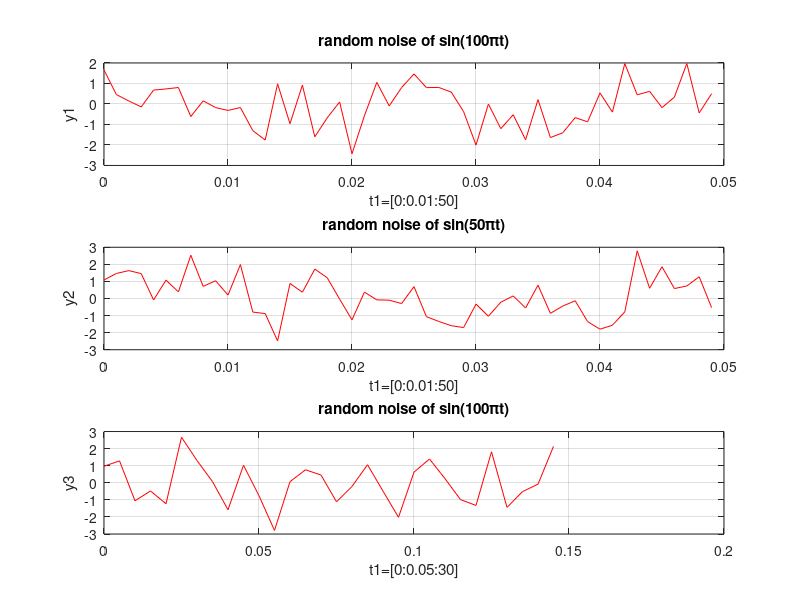

This chart was generated by the following MATLAB code:

t=0:0.001:50;
y=sin(2*pi*50*t);
s=y+randn(size(t));
figure(1);
subplot(3,1,1);
plot(t(1:50),s(1:50),'r');
title('random noise of sin(100πt)');
xlabel('t1=[0:0.01:50]');ylabel('y1');
grid;
%%%
t1=0:0.001:50;
y1=sin(pi*50*t1);
s1=y1+randn(size(t1));
subplot(3,1,2);
plot(t1(1:50),s1(1:50),'r');
title('random noise of sin(50πt)');
xlabel('t1=[0:0.01:50]');ylabel('y2');
grid;
%%%
t2=0:0.005:30;
y2=sin(2*pi*50*t2);
s2=y2+randn(size(t2));
subplot(3,1,3);
plot(t2(1:30),s2(1:30),'r');
title('random noise of sin(100πt)');
xlabel('t1=[0:0.05:30]');ylabel('y3');
grid;
%%%
